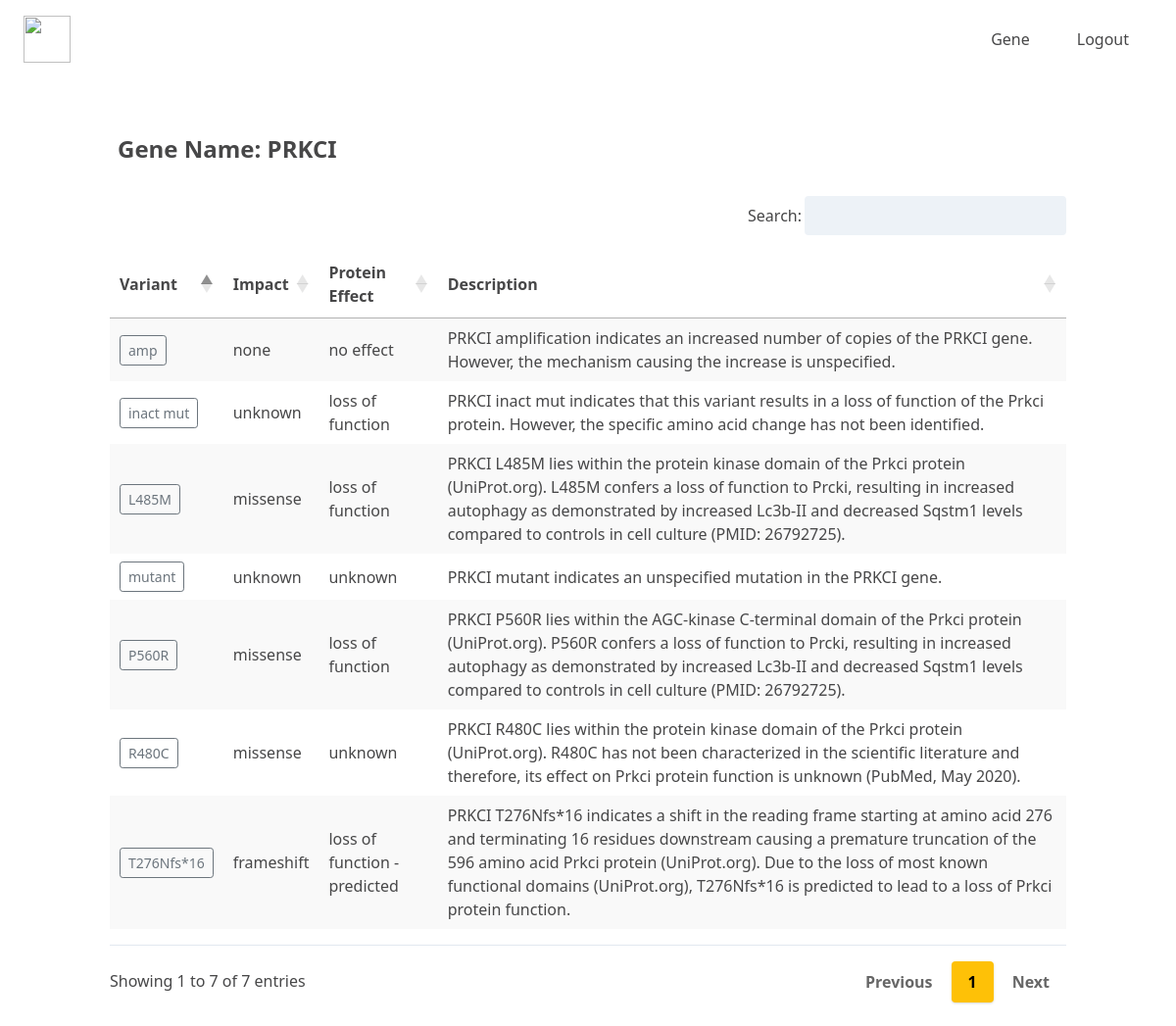
/gene-detail/PRKCI/ (signed in), run on the app's committed database.
### genome/models.py (models this page shows, shortened)
class Gene(models.Model):
    gene = models.CharField(max_length=200, null=True, blank=True)
    key = models.CharField(max_length=200, null=True, blank=True)
    impact = models.CharField(max_length=200, null=True, blank=True)
    variant_description = models.CharField(
        max_length=200, null=True, blank=True)
    variant = models.CharField(max_length=200, null=True, blank=True)
    protein_effect = models.CharField(max_length=200, null=True, blank=True)
    associated_with_drug_resistance = models.CharField(
        max_length=200, null=True, blank=True)
    id = models.UUIDField(default=uuid.uuid4, unique=True,
                          primary_key=True, editable=False)

### genome/views.py (the view)
# urls.py: path('gene-detail/<str:pk>/', views.gene_detail, name="gene-detail"),
@login_required(login_url='login-user')
def gene_detail(request, pk):
    genes = Gene.objects.filter(gene=pk)
    variant_list = []
    for gene in genes:
        if gene.variant not in variant_list:
            variant_list.append(gene)
    context = {
        "gene": pk,
        "variant_list": variant_list,
    }
    return render(request, 'genome/gene_detail.html', context)

### genome/templates/genome/gene_detail.html
{% extends 'main.html' %} {% load static %}{% block content %}
<br />
<div class="container">
  <h1
    class="
      flex
      items-center
      font-sans font-bold
      break-normal
      px-2
      py-8
      text-xl
      md:text-2xl
    "
  >
    Gene Name: {{gene}}
  </h1>
      <table id="example" class="stripe hover"
      style="width: 100%; padding-top: 1em; padding-bottom: 1em;">
        <thead>
            <tr>
            <th>Variant</th>
          <th>Impact</th>
          <th>Protein Effect</th>
          <th>Description</th>
            </tr>
        </thead>
        <tbody>
           {% for variant in variant_list %}
            <tr>
                <td class="variant-heading"><a
              class="btn btn-outline-secondary btn-sm"
              href="{% url 'variant-detail' variant.id %}"
              >{{variant.variant}}</a
            ></td>
                <td>{{variant.impact}}</td>
          <td>{{variant.protein_effect}}</td>
          <td>{{variant.variant_description}}</td>
            </tr>
                    {% endfor %}
        </tbody>
</table>
<br>
</div>
{% endblock content %}

### static/css/main.css (style rules this page uses)
:root { --color-main: #5aa5b9; --color-main-light: #e6faff; --color-sub: #3f4156; --color-sub-light: #51546e; --color-sub-lighter: #ededfd; --color-text: #737373; --color-gray: #8b8b8b; --color-light: #e5e7eb; --color-light-gray: #767676; --color-bg: #f8fafd; --color-white: #fffefd; --color-white-light: #f3f3f3; --color-success: #359e64; --color-success-bg: #def8e8; --color-error: #fc4b0b; --color-error-bg: #fff2ee; --font-base: "Poppins", arial, helvetica, "Segoe UI", roboto, ubuntu, sans-serif; --font-monospace: "Fira Code", "Courier New", courier, monospace; --font-regular: 300; --font-medium: 500; --font-bold: 700; --generic-shadow: 1px 1px 5px #00000010; --generic-transition: all 0.3s ease-in-out; }
body { background-color: whitesmoke; color: #474748; }
table.dataTable.no-footer { border-bottom: 1px solid #e2e8f0; margin-top: 0.75em; margin-bottom: 0.75em; }

### data on the page
Gene: variant "T276Nfs*16", impact "frameshift", protein_effect "loss of function - predicted", variant_description "PRKCI T276Nfs*16 indicates a shift in the reading frame starting at amino acid 276 and terminating 16 residues downstream causing a premature truncation of the 596 amino acid Prkci protein (UniProt.org). Due to the loss of most known functional domains (UniProt.org), T276Nfs*16 is predicted to lead to a loss of Prkci protein function."
Gene: variant "R480C", impact "missense", protein_effect "unknown", variant_description "PRKCI R480C lies within the protein kinase domain of the Prkci protein (UniProt.org). R480C has not been characterized in the scientific literature and therefore, its effect on Prkci protein function is unknown (PubMed, May 2020)."
Gene: variant "L485M", impact "missense", protein_effect "loss of function", variant_description "PRKCI L485M lies within the protein kinase domain of the Prkci protein (UniProt.org). L485M confers a loss of function to Prcki, resulting in increased autophagy as demonstrated by increased Lc3b-II and decreased Sqstm1 levels compared to controls in cell culture (PMID: 26792725)."
Gene: variant "P560R", impact "missense", protein_effect "loss of function", variant_description "PRKCI P560R lies within the AGC-kinase C-terminal domain of the Prkci protein (UniProt.org). P560R confers a loss of function to Prcki, resulting in increased autophagy as demonstrated by increased Lc3b-II and decreased Sqstm1 levels compared to controls in cell culture (PMID: 26792725)."
Gene: variant "amp", impact "none", protein_effect "no effect", variant_description "PRKCI amplification indicates an increased number of copies of the PRKCI gene. However, the mechanism causing the increase is unspecified."
Gene: variant "inact mut", impact "unknown", protein_effect "loss of function", variant_description "PRKCI inact mut indicates that this variant results in a loss of function of the Prkci protein. However, the specific amino acid change has not been identified."
Gene: variant "mutant", impact "unknown", protein_effect "unknown", variant_description "PRKCI mutant indicates an unspecified mutation in the PRKCI gene."

### other printed values
{{ gene }} "PRKCI"
